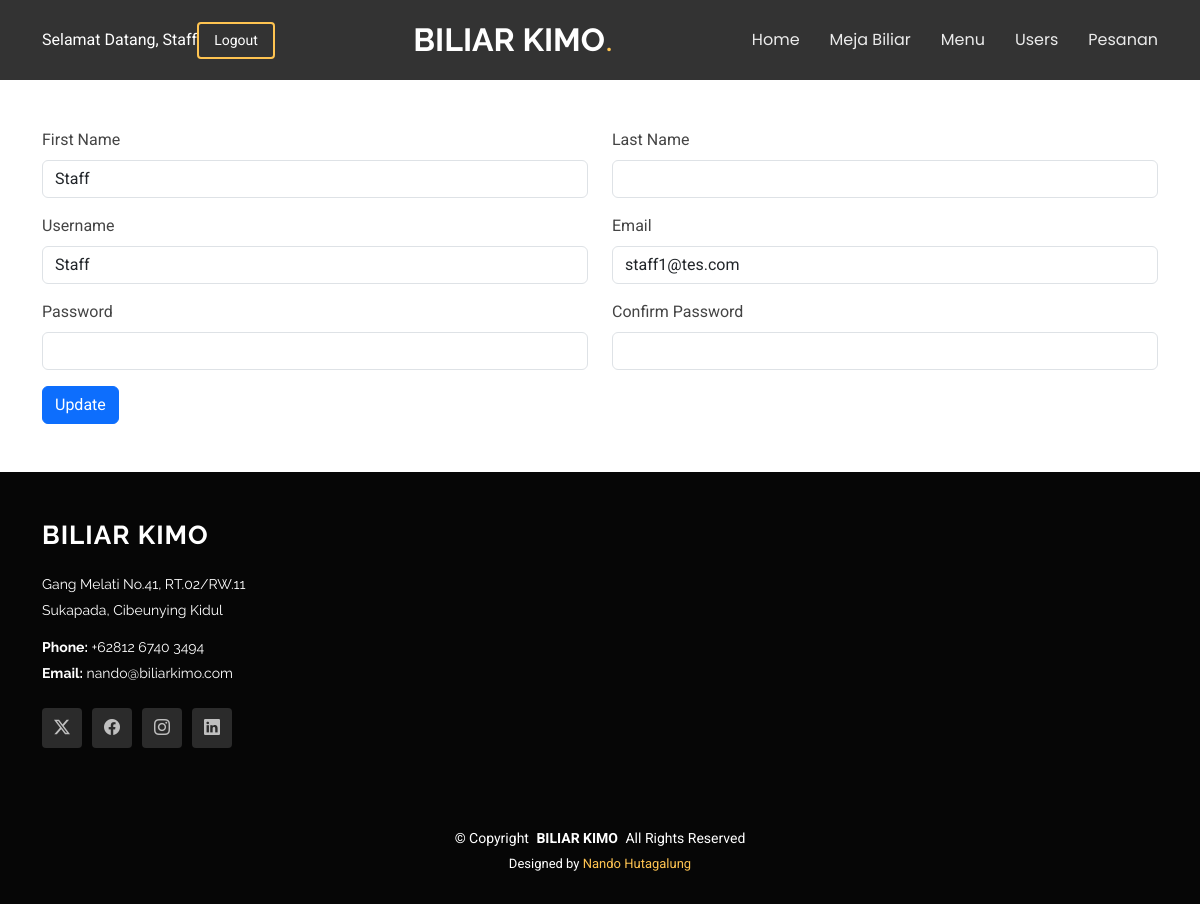
Page /users/profile/3/ (signed in) on the committed database.
### users/models.py (models this page shows, shortened)
class User(AbstractUser):
    ROLES = [
        ('admin', 'Admin'),
        ('staff', 'Staff'),
        ('member', 'Member'),
    ]
    email = models.EmailField(unique=True)
    role = models.CharField(max_length=20, choices=ROLES, default='viewer')

### users/views.py (the view)
# urls.py: path('profile/<int:id>/', views.profile_update, name='profile_update'),
@login_required
def profile_update(request, id):
    user = get_object_or_404(User, id=id)
    if request.method == 'POST':
        form = UserUpdateForm(request.POST, instance=user)
        if form.is_valid():
            form.save()
            messages.success(request, "Profil Anda telah diperbarui.")
            return redirect('profile_update', id=id)
        else:
            messages.error(request, "Harap perbaiki kesalahan di bawah ini.")
    else:
        form = UserUpdateForm(instance=user)
    return render(request, 'users/profile_update.html', {'form': form, 'user': user})

### users/forms.py (shortened to what this page needs)
class UserUpdateForm(forms.ModelForm):
    password = forms.CharField(
        max_length=128,
        required=False,  # Tidak wajib untuk diisi
        widget=forms.PasswordInput,
        help_text="Kosongkan jika tidak ingin mengubah password.",
    )
    class Meta:
        model = User
        fields = ['username', 'first_name', 'last_name', 'email', 'role', 'password']

### users/templates/users/profile_update.html (shortened to what this page needs)
{% extends 'projekan_akhir/base.html' %}
{% block content %}
    <div class="container my-5">
        <form method="post">
            <div class="row">
                <div class="col-md-6 mb-3">
                    <label for="id_first_name" class="form-label">First Name</label>
                    <input type="text" name="first_name" id="id_first_name" class="form-control" value="{{ form.first_name.value }}" required>
                </div>
                <div class="col-md-6 mb-3">
                    <label for="id_last_name" class="form-label">Last Name</label>
                    <input type="text" name="last_name" id="id_last_name" class="form-control" value="{{ form.last_name.value }}" required>
                </div>
            </div>
            <div class="row">
                <div class="col-md-6 mb-3">
                    <label for="id_username" class="form-label">Username</label>
                    <input type="text" name="username" id="id_username" class="form-control" value="{{ form.username.value }}" required>
                </div>
                <div class="col-md-6 mb-3">
                    <label for="id_email" class="form-label">Email</label>
                    <input type="email" name="email" id="id_email" class="form-control" value="{{ form.email.value }}" required>
                </div>
            </div>
            <div class="row">
                <div class="col-md-6 mb-3">
                    <label for="id_password1" class="form-label">Password</label>
                    <input type="password" name="password1" id="id_password1" class="form-control">
                </div>
                <div class="col-md-6 mb-3">
                    <label for="id_password2" class="form-label">Confirm Password</label>
                    <input type="password" name="password2" id="id_password2" class="form-control">
                </div>
            </div>
            <div class="mb-3">
                <button type="submit" class="btn btn-primary">Update</button>
            </div>
        </form>
    </div>
{% endblock %}

### projekan_akhir/templates/projekan_akhir/base.html (shortened to what this page needs)
<!DOCTYPE html>
<html lang="en">
<head>
  {% load static %}
  {% load filters %}
  <link href="{% static 'vendor/bootstrap/css/bootstrap.min.css' %}" rel="stylesheet">
  <link href="{% static 'vendor/bootstrap-icons/bootstrap-icons.css' %}" rel="stylesheet">
  <link href="{% static 'vendor/aos/aos.css' %}" rel="stylesheet">
  <link href="{% static 'vendor/swiper/swiper-bundle.min.css' %}" rel="stylesheet">
  <link href="{% static 'vendor/glightbox/css/glightbox.min.css' %}" rel="stylesheet">
  <link href="https://cdn.datatables.net/1.13.4/css/jquery.dataTables.min.css" rel="stylesheet">
  <link href="{% static 'css/main.css' %}" rel="stylesheet">
</head>
<body class="portfolio-details-page">
  <header id="header" class="header d-flex align-items-center position-relative">
    <div class="container-fluid container-xl position-relative d-flex align-items-center justify-content-between">
      <a href="index.html" class="logo d-flex align-items-center me-auto me-lg-0">
        <h1 class="sitename">BILIAR KIMO</h1>
        <span>.</span>
      </a>
      <nav id="navmenu" class="navmenu">
        <ul>
          <li><a href="/dashboard">Home<br></a></li>
          <li><a href="/meja_biliar">Meja Biliar</a></li>
          <li><a href="/menu">Menu</a></li>
          <li><a href="/users">Users</a></li>
          <li><a href="/pesanan">Pesanan</a></li>
        </ul>
      </nav>
      <div class="d-flex justify-content-between align-items-center">
        <a class="text-white">Selamat Datang, {{ user.username }}</a>
        <a class="btn-getstarted" href="{% url 'logout' %}">Logout</a>
    </div>
    </div>
  </header>
  {% block content %}
  {% endblock %}
 {% include 'projekan_akhir/footer.html' %}
</body>
</html>

### projekan_akhir/static/css/main.css (style rules this page uses)
:root { --default-font: "Roboto", system-ui, -apple-system, "Segoe UI", Roboto, "Helvetica Neue", Arial, "Noto Sans", "Liberation Sans", sans-serif, "Apple Color Emoji", "Segoe UI Emoji", "Segoe UI Symbol", "Noto Color Emoji"; --heading-font: "Raleway", sans-serif; --nav-font: "Poppins", sans-serif; }
:root { --background-color: #ffffff; --default-color: #444444; --heading-color: #151515; --accent-color: #ffc451; --surface-color: #ffffff; --contrast-color: #312f2f; }
:root { --nav-color: rgba(255, 255, 255, 0.905); --nav-hover-color: #ffc451; --nav-mobile-background-color: #ffffff; --nav-dropdown-background-color: #ffffff; --nav-dropdown-color: #212529; --nav-dropdown-hover-color: #ffc451; }
:root { scroll-behavior: smooth; }
body { color: var(--default-color); background-color: var(--background-color); font-family: var(--default-font); }
a { color: var(--accent-color); text-decoration: none; transition: 0.3s; }
h1, h2, h3, h4, h5, h6 { color: var(--heading-color); font-family: var(--heading-font); }
.header { --background-color: rgba(0, 0, 0, 0.8); --heading-color: #ffffff; --contrast-color: #ffffff; color: var(--default-color); background-color: var(--background-color); padding: 10px 0; transition: all 0.5s; z-index: 997; }
.header .logo { line-height: 1; }
.header .logo h1 { font-size: 32px; margin: 0; font-weight: 700; color: var(--heading-color); }
.header .logo span { color: var(--accent-color); font-size: 32px; }
.header .btn-getstarted, .header .btn-getstarted:focus { color: var(--contrast-color); font-size: 14px; padding: 8px 30px; margin: 0 0 0 30px; border-radius: 4px; transition: 0.3s; border: 2px solid var(--accent-color); }
@media (max-width: 1200px) { .header .logo { order: 1; } }
@media (max-width: 1200px) { .header .btn-getstarted { order: 2; margin: 0 15px 0 0; padding: 6px 15px; } }
@media (max-width: 1200px) { .header .navmenu { order: 3; } }
@media (min-width: 1200px) { .navmenu { padding: 0; } }
@media (min-width: 1200px) { .navmenu ul { margin: 0; padding: 0; display: flex; list-style: none; align-items: center; } }
@media (min-width: 1200px) { .navmenu li { position: relative; } }
@media (min-width: 1200px) { .navmenu a, .navmenu a:focus { color: var(--nav-color); padding: 18px 15px; font-size: 16px; font-family: var(--nav-font); font-weight: 400; display: flex; align-items: center; justify-content: space-between; white-space: nowrap; transition: 0.3s; } }
@media (min-width: 1200px) { .navmenu li:last-child a { padding-right: 0; } }

### rows in the picture
User: username "Staff", first_name "Staff", email "staff1@tes.com"
